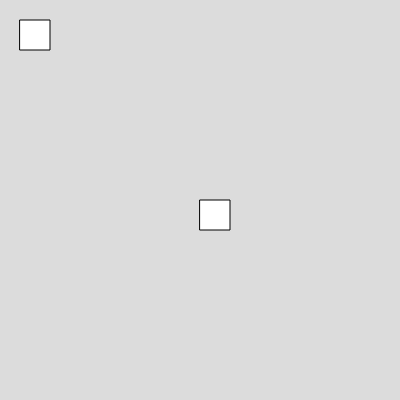
Frame 1 (no input)
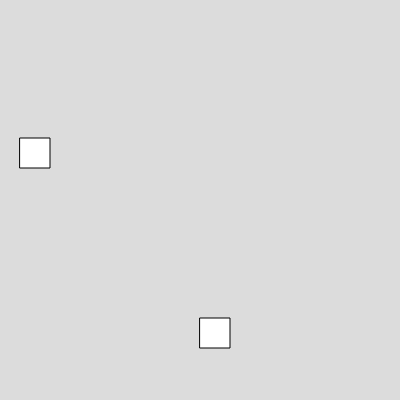
Frame 60 (no input)
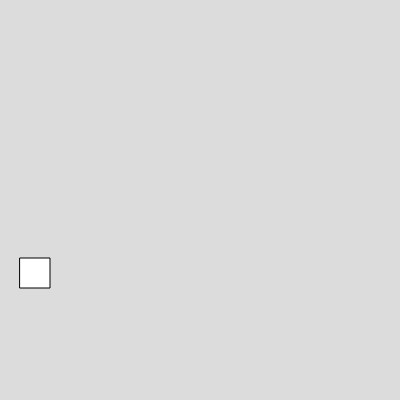
Frame 120 (the mouse pressed at the canvas centre since frame 60)

The p5.js sketch that drew these frames (run headless with seeded random() and noise() and a simulated clock; from frame 60 on, the mouse is pressed at the canvas centre):

// p5.js sketch
// ── sketch.js
var box1, box2
function setup() 
{
  createCanvas(400, 400);
  box1 = new Box(200,200,30,30,2);
  box2 = new Box(20,20,30,30,2);
}

function draw() 
{
  background(220);
  box1.show();
  box2.show();
  box1.move();
  box2.move(); 
}


// ── box.js
class Box
  {
    constructor(x,y,w,h,vx)
    {
      this.x =x;
      this.y =y;
      this.w =w;
      this.h = h;
      this.vx = vx;
    }
    
    show()
    {
      rect(this.x,this.y,this.w,this.h)
    }
    
    move()
    {
      this.y = this.y+this.vx;
    }

  }

  
